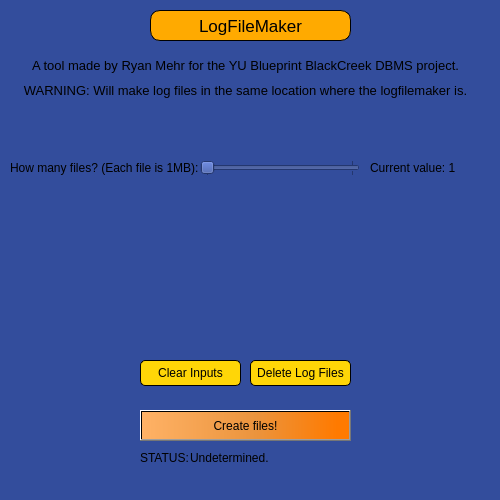
<?xml version="1.0" encoding="UTF-8"?>
<ui version="4.0">
 <class>Widget</class>
 <widget class="QWidget" name="Widget">
  <property name="windowModality">
   <enum>Qt::WindowModality::NonModal</enum>
  </property>
  <property name="enabled">
   <bool>true</bool>
  </property>
  <property name="geometry">
   <rect>
    <x>0</x>
    <y>0</y>
    <width>500</width>
    <height>500</height>
   </rect>
  </property>
  <property name="sizePolicy">
   <sizepolicy hsizetype="Fixed" vsizetype="Fixed">
    <horstretch>0</horstretch>
    <verstretch>0</verstretch>
   </sizepolicy>
  </property>
  <property name="minimumSize">
   <size>
    <width>500</width>
    <height>500</height>
   </size>
  </property>
  <property name="contextMenuPolicy">
   <enum>Qt::ContextMenuPolicy::NoContextMenu</enum>
  </property>
  <property name="windowTitle">
   <string>LogFileMaker for YU Blueprint BlackCreek DBMS Project</string>
  </property>
  <property name="windowIcon">
   <iconset>
    <normaloff>../../Misc/imgs/blueprint.jpg</normaloff>../../Misc/imgs/blueprint.jpg</iconset>
  </property>
  <property name="autoFillBackground">
   <bool>false</bool>
  </property>
  <property name="styleSheet">
   <string notr="true">background-color: rgb(51, 77, 156);</string>
  </property>
  <widget class="QLabel" name="LogFileMakerTitle">
   <property name="geometry">
    <rect>
     <x>150</x>
     <y>10</y>
     <width>201</width>
     <height>31</height>
    </rect>
   </property>
   <property name="font">
    <font>
     <pointsize>13</pointsize>
     <bold>false</bold>
     <underline>false</underline>
     <strikeout>false</strikeout>
    </font>
   </property>
   <property name="contextMenuPolicy">
    <enum>Qt::ContextMenuPolicy::NoContextMenu</enum>
   </property>
   <property name="styleSheet">
    <string notr="true">color: black;
background-color: rgb(255, 170, 0);
border: 1px solid black;
border-radius: 10px;</string>
   </property>
   <property name="text">
    <string>LogFileMaker</string>
   </property>
   <property name="alignment">
    <set>Qt::AlignmentFlag::AlignCenter</set>
   </property>
  </widget>
  <widget class="QLabel" name="HowManyFilesLabel">
   <property name="geometry">
    <rect>
     <x>10</x>
     <y>160</y>
     <width>191</width>
     <height>16</height>
    </rect>
   </property>
   <property name="text">
    <string>How many files? (Each file is 1MB): </string>
   </property>
  </widget>
  <widget class="QLabel" name="TitleDescription">
   <property name="geometry">
    <rect>
     <x>0</x>
     <y>55</y>
     <width>491</width>
     <height>21</height>
    </rect>
   </property>
   <property name="font">
    <font>
     <pointsize>10</pointsize>
    </font>
   </property>
   <property name="text">
    <string>A tool made by Ryan Mehr for the YU Blueprint BlackCreek DBMS project.</string>
   </property>
   <property name="alignment">
    <set>Qt::AlignmentFlag::AlignCenter</set>
   </property>
  </widget>
  <widget class="QSlider" name="numFilesSlider">
   <property name="geometry">
    <rect>
     <x>200</x>
     <y>160</y>
     <width>160</width>
     <height>16</height>
    </rect>
   </property>
   <property name="sizePolicy">
    <sizepolicy hsizetype="Fixed" vsizetype="Fixed">
     <horstretch>0</horstretch>
     <verstretch>0</verstretch>
    </sizepolicy>
   </property>
   <property name="font">
    <font>
     <kerning>true</kerning>
    </font>
   </property>
   <property name="minimum">
    <number>1</number>
   </property>
   <property name="maximum">
    <number>10</number>
   </property>
   <property name="orientation">
    <enum>Qt::Orientation::Horizontal</enum>
   </property>
   <property name="invertedAppearance">
    <bool>false</bool>
   </property>
   <property name="tickPosition">
    <enum>QSlider::TickPosition::TicksBothSides</enum>
   </property>
  </widget>
  <widget class="QLabel" name="numFilesCurValLabel">
   <property name="geometry">
    <rect>
     <x>370</x>
     <y>160</y>
     <width>121</width>
     <height>16</height>
    </rect>
   </property>
   <property name="text">
    <string>Current value: 1</string>
   </property>
  </widget>
  <widget class="QPushButton" name="clearInputsBtn">
   <property name="geometry">
    <rect>
     <x>140</x>
     <y>360</y>
     <width>101</width>
     <height>26</height>
    </rect>
   </property>
   <property name="styleSheet">
    <string notr="true">color: rgb(0, 0, 0);
background-color: rgb(255, 214, 7);
border: 1px solid black;
border-radius: 5px;</string>
   </property>
   <property name="text">
    <string>Clear Inputs</string>
   </property>
  </widget>
  <widget class="QPushButton" name="deleteLogFilesBtn">
   <property name="geometry">
    <rect>
     <x>250</x>
     <y>360</y>
     <width>101</width>
     <height>26</height>
    </rect>
   </property>
   <property name="styleSheet">
    <string notr="true">color: rgb(0, 0, 0);
background-color: rgb(255, 214, 7);
border: 1px solid black;
border-radius: 5px;</string>
   </property>
   <property name="text">
    <string>Delete Log Files</string>
   </property>
  </widget>
  <widget class="QPushButton" name="submit_button">
   <property name="geometry">
    <rect>
     <x>140</x>
     <y>410</y>
     <width>211</width>
     <height>31</height>
    </rect>
   </property>
   <property name="font">
    <font>
     <family>Microsoft YaHei UI</family>
    </font>
   </property>
   <property name="styleSheet">
    <string notr="true">color: rgb(0, 0, 0);
background-color: qlineargradient(spread:pad, x1:0, y1:0, x2:1, y2:0, stop:0 rgba(255, 178, 102, 255), stop:0.55 rgba(235, 148, 61, 255), stop:0.942105 rgba(255, 122, 0, 255));</string>
   </property>
   <property name="text">
    <string>Create files!</string>
   </property>
  </widget>
  <widget class="QLabel" name="statusText">
   <property name="geometry">
    <rect>
     <x>140</x>
     <y>450</y>
     <width>51</width>
     <height>16</height>
    </rect>
   </property>
   <property name="text">
    <string>STATUS:</string>
   </property>
  </widget>
  <widget class="QLabel" name="statusValueLabel">
   <property name="geometry">
    <rect>
     <x>190</x>
     <y>450</y>
     <width>161</width>
     <height>16</height>
    </rect>
   </property>
   <property name="text">
    <string>Undetermined.</string>
   </property>
  </widget>
  <widget class="QLabel" name="WarningLabel">
   <property name="geometry">
    <rect>
     <x>0</x>
     <y>80</y>
     <width>491</width>
     <height>21</height>
    </rect>
   </property>
   <property name="font">
    <font>
     <pointsize>10</pointsize>
    </font>
   </property>
   <property name="text">
    <string>WARNING: Will make log files in the same location where the logfilemaker is.</string>
   </property>
   <property name="alignment">
    <set>Qt::AlignmentFlag::AlignCenter</set>
   </property>
   <property name="wordWrap">
    <bool>false</bool>
   </property>
  </widget>
  <zorder>HowManyFilesLabel</zorder>
  <zorder>TitleDescription</zorder>
  <zorder>numFilesSlider</zorder>
  <zorder>numFilesCurValLabel</zorder>
  <zorder>clearInputsBtn</zorder>
  <zorder>deleteLogFilesBtn</zorder>
  <zorder>submit_button</zorder>
  <zorder>statusText</zorder>
  <zorder>statusValueLabel</zorder>
  <zorder>WarningLabel</zorder>
  <zorder>LogFileMakerTitle</zorder>
 </widget>
 <resources/>
 <connections/>
</ui>
